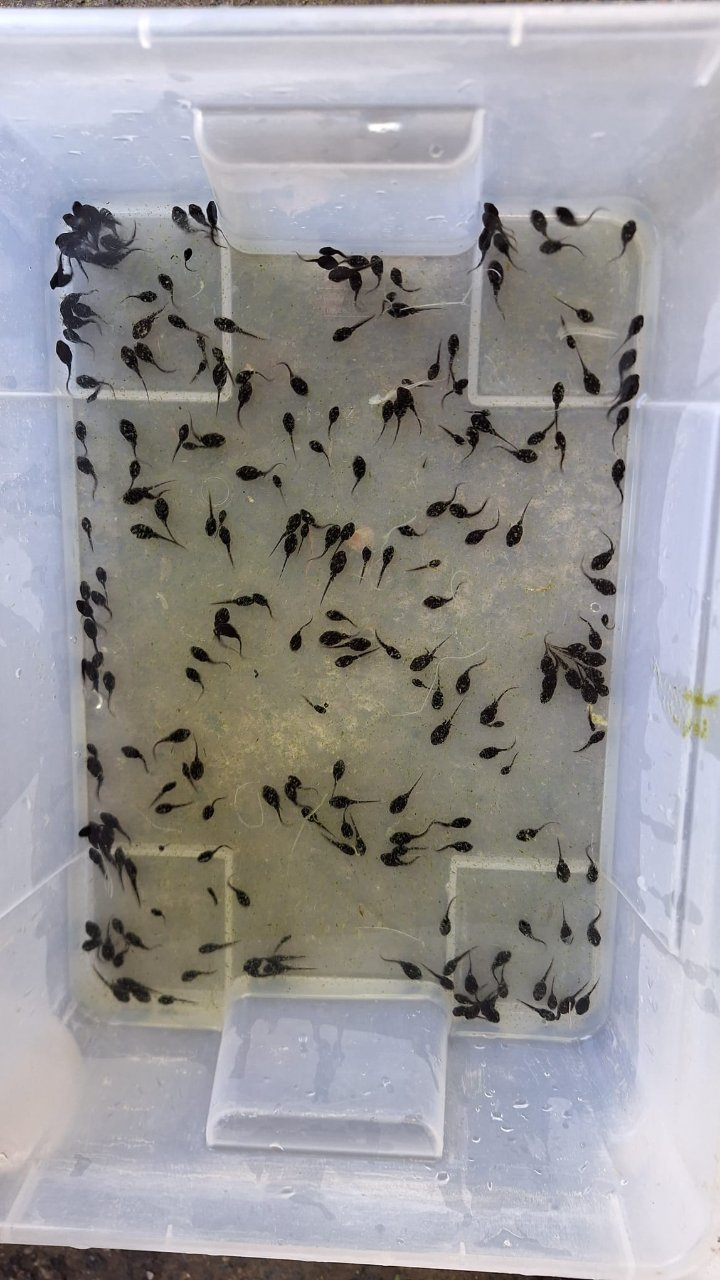
#> input picture test-files/1777900796699-tqvvwy8m.jpg, 720 x 1280 px
$ python -i benchmark.py   (imports and definitions only)
#> lines starting #> are read from the running program, lines starting #| are printed output that depends on the picture; after the words box and inside, x2 and y2 are one past the last pixel; in counts of white or black regions, pixels touching at a corner belong together
"""
Benchmark script: runs the dikkopjes-teller algorithm (ported from index.html JS)
against all test images and compares to ground-truth user counts from feedback_rows.csv.

Usage: python benchmark.py
"""
import csv
import os
import sys
import argparse
import numpy as np
import cv2

# --- Algorithm constants (mirrors index.html) ---
DARK_THRESHOLD = 75
BIN_BRIGHT_THRESHOLD = 95
DENSITY_BLUR = 201
DENSITY_THRESHOLD = 6
MIN_BLOB_AREA = 80
MIN_SINGLE_AREA = 150.0
CLUMP_RATIO_THRESHOLD = 1.6
LARGE_CLUMP_RATIO = 6.0
LARGE_CLUMP_OVERLAP = 1.4
DEFAULT_SA_FACTOR = 0.80


def find_bin_mask(blurred, params=None):
    p = params or {}
    dark_thr = p.get('dark_threshold', DARK_THRESHOLD)
    bright_thr = p.get('bin_bright_threshold', BIN_BRIGHT_THRESHOLD)
    density_blur = p.get('density_blur', DENSITY_BLUR)
    density_thr = p.get('density_threshold', DENSITY_THRESHOLD)

    _, dark = cv2.threshold(blurred, dark_thr, 255, cv2.THRESH_BINARY_INV)
    density = cv2.GaussianBlur(dark, (density_blur, density_blur), 0)
    _, dense = cv2.threshold(density, density_thr, 255, cv2.THRESH_BINARY)

    num, labels, stats, _ = cv2.connectedComponentsWithStats(dense, connectivity=8)
    if num <= 1:
        return np.full(blurred.shape, 255, dtype=np.uint8)
    # Take all dense components >= 20% of the largest. This is critical for bins
    # where tadpoles cluster in disconnected areas (e.g. left vs right side):
    # taking only the largest component would crop out half the bin.
    areas = stats[1:, cv2.CC_STAT_AREA]
    largest_area = int(areas.max())
    keep_threshold = max(1, int(largest_area * 0.20))
    keep_labels = [i + 1 for i, a in enumerate(areas) if a >= keep_threshold]
    region = np.isin(labels, keep_labels).astype(np.uint8) * 255

    contours, _ = cv2.findContours(region, cv2.RETR_EXTERNAL, cv2.CHAIN_APPROX_SIMPLE)
    if len(contours) == 0:
        return np.full(blurred.shape, 255, dtype=np.uint8)

    pts = np.vstack(contours)
    hull = cv2.convexHull(pts)
    mask = np.zeros(blurred.shape, dtype=np.uint8)
    cv2.drawContours(mask, [hull], -1, 255, -1)
    mask = cv2.dilate(mask, np.ones((20, 20), np.uint8))

    _, bright = cv2.threshold(blurred, bright_thr, 255, cv2.THRESH_BINARY)
    k25 = np.ones((25, 25), np.uint8)
    for _ in range(3):
        bright = cv2.morphologyEx(bright, cv2.MORPH_CLOSE, k25)
    mask = cv2.bitwise_and(mask, bright)
    mask = cv2.morphologyEx(mask, cv2.MORPH_CLOSE, np.ones((30, 30), np.uint8))
    return mask


def detect_blobs(img_bgr, params=None):
    p = params or {}
    dark_thr = p.get('dark_threshold', DARK_THRESHOLD)
    min_blob_area = p.get('min_blob_area', MIN_BLOB_AREA)

    gray = cv2.cvtColor(img_bgr, cv2.COLOR_BGR2GRAY)
    blurred = cv2.GaussianBlur(gray, (5, 5), 0)
    bin_mask = find_bin_mask(blurred, params)

    _, dark = cv2.threshold(blurred, dark_thr, 255, cv2.THRESH_BINARY_INV)
    dark = cv2.bitwise_and(dark, bin_mask)
    dark = cv2.morphologyEx(dark, cv2.MORPH_CLOSE, np.ones((3, 3), np.uint8))

    num, labels, stats, centroids = cv2.connectedComponentsWithStats(dark, connectivity=8)
    blobs = []
    for i in range(1, num):
        area = int(stats[i, cv2.CC_STAT_AREA])
        if area < min_blob_area:
            continue
        cx = int(round(centroids[i, 0]))
        cy = int(round(centroids[i, 1]))
        blobs.append({'area': area, 'cx': cx, 'cy': cy})
    return blobs, bin_mask


def estimate_single_area(areas, sa_factor, params=None):
    """
    Robust single-blob area estimator: log-space histogram peak.

    Linear-bin histogram peak (used previously) was very sensitive to small noise
    blobs — when many tiny edge artifacts exist, the peak gets pulled to the floor
    bucket, drastically underestimating the typical tadpole area and inflating clump
    counts. Log-space binning gives equal weight to small and large area regimes
    and is robust to that failure mode.
    """
    p = params or {}
    min_single = p.get('min_single_area', MIN_SINGLE_AREA)
    if not areas:
        return min_single * sa_factor
    if len(areas) < 3:
        return max(min_single, statistics_median(areas)) * sa_factor

    log_areas = np.log(np.asarray(areas, dtype=np.float64))
    hist, edges = np.histogram(log_areas, bins=30)
    peak = int(np.argmax(hist))
    log_peak = (edges[peak] + edges[peak + 1]) / 2.0
    peak_area = float(np.exp(log_peak))
    return max(min_single, peak_area) * sa_factor


# [8 lines left out: function statistics_median, not called in this run]


def blobs_to_count(blobs, sa_factor, params=None):
    p = params or {}
    clump_ratio = p.get('clump_ratio_threshold', CLUMP_RATIO_THRESHOLD)
    large_clump_ratio = p.get('large_clump_ratio', LARGE_CLUMP_RATIO)
    large_clump_overlap = p.get('large_clump_overlap', LARGE_CLUMP_OVERLAP)

    if not blobs:
        return 0, [], None
    single_area = estimate_single_area([b['area'] for b in blobs], sa_factor, params)
    detections = []
    total = 0
    for b in blobs:
        ratio = b['area'] / single_area
        if ratio < clump_ratio:
            count = 1
        elif ratio < large_clump_ratio:
            count = round(ratio)
        else:
            count = round(b['area'] / (single_area * large_clump_overlap))
        detections.append({'cx': b['cx'], 'cy': b['cy'], 'count': count, 'area': b['area']})
        total += count
    return total, detections, single_area


def count_tadpoles(img_bgr, sa_factor=DEFAULT_SA_FACTOR, params=None):
    blobs, _ = detect_blobs(img_bgr, params)
    total, detections, single_area = blobs_to_count(blobs, sa_factor, params)
    return total, detections, single_area, blobs


# [90 lines left out: functions best_sa_factor_for, main, not called in this run]


# [2 lines not run here, left out]

>>> import cv2
>>> picture = cv2.imread('test-files/1777900796699-tqvvwy8m.jpg')
#> picture is the input picture: shape (1280, 720, 3); mean B, G, R 153.1, 151.6, 153.1
>>> result = count_tadpoles(picture)
#> in find_bin_mask, `_, dark = cv2.threshold(blurred, dark_thr, 255, cv2.THRESH_BINARY_INV)`:
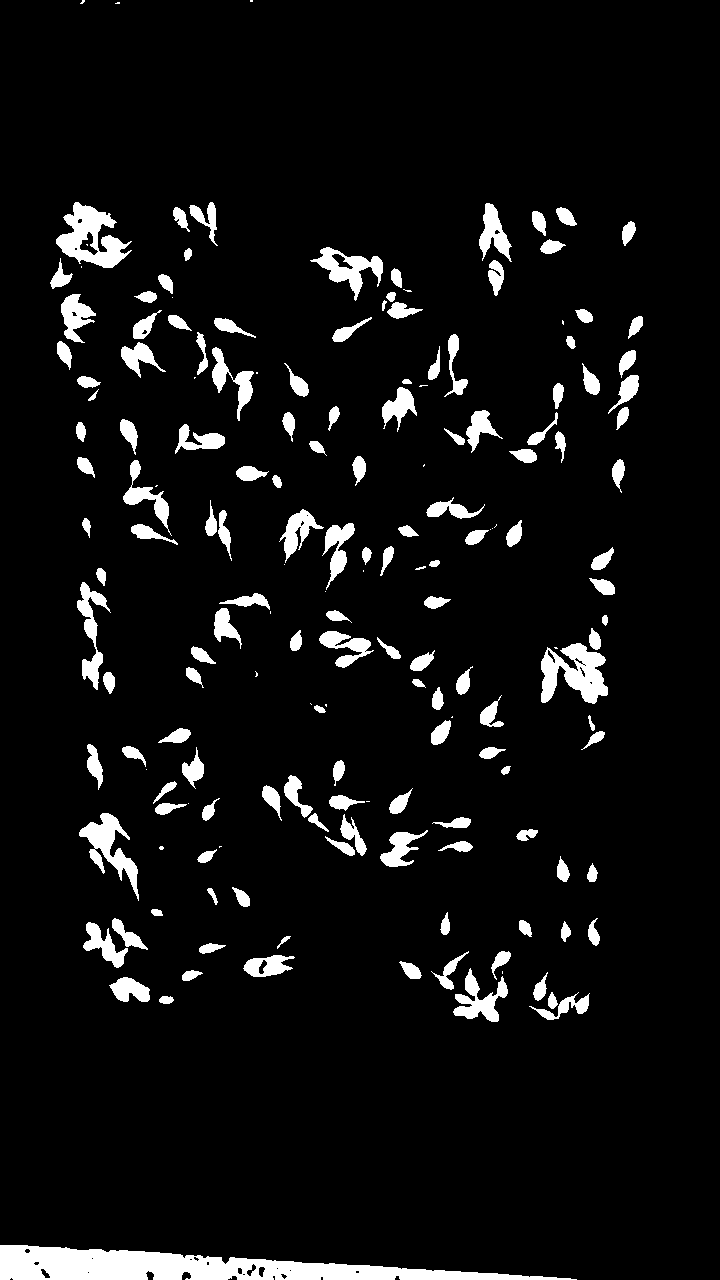
#> dark: shape (1280, 720); 6.6% white; 178 white regions (31 under 20 px), largest, box (x1, y1, x2, y2) and area: (0, 1245, 577, 1280) 10472, (56, 202, 132, 268) 2465, (541, 643, 608, 704) 2430
#> in find_bin_mask, `num, labels, stats, _ = cv2.connectedComponentsWithStats(dense, connec..`:
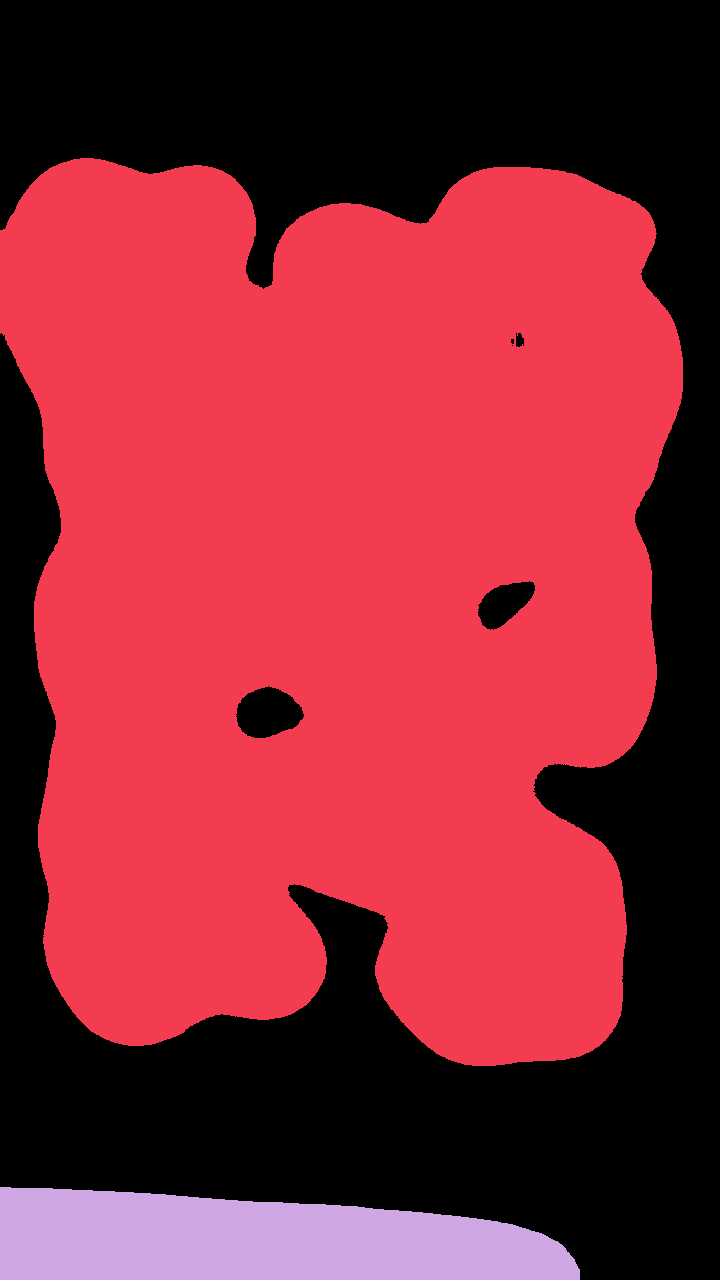
#> labels: shape (1280, 720) int32; 3 distinct labels, from 0 to 2; one colour per label, 0 black
#> in find_bin_mask, `num, labels, stats, _ = cv2.connectedComponentsWithStats(dense, connec..`: num = 3; stats = [[0, 0, 720, 1280, 381433], [0, 158, 683, 908, 497243], [0, 1187, 580, 93, 42924]]
#> in find_bin_mask, `areas = stats[1:, cv2.CC_STAT_AREA]`: areas = [497243, 42924]
#> in find_bin_mask, `largest_area = int(areas.max())`: largest_area = 497243
#> in find_bin_mask, `keep_threshold = max(1, int(largest_area * 0.20))`: keep_threshold = 99448
#> in find_bin_mask, `keep_labels = [i + 1 for i, a in enumerate(areas) if a >= keep_thresho..`: keep_labels = [1]
#> in find_bin_mask, `region = np.isin(labels, keep_labels).astype(np.uint8) * 255`:
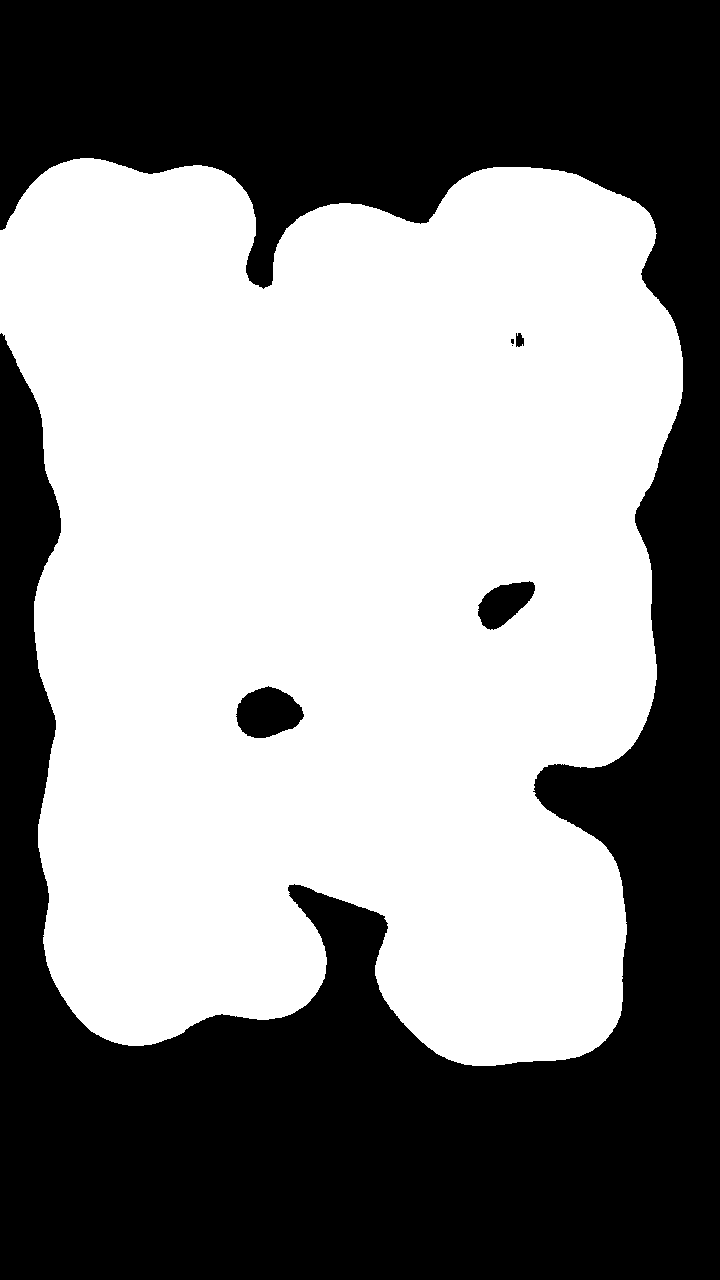
#> region: shape (1280, 720); 54% white; 6 black regions (2 under 20 px)
#> in find_bin_mask, `contours, _ = cv2.findContours(region, cv2.RETR_EXTERNAL, cv2.CHAIN_AP..`: contours = 1 contour; box (x1, y1, x2, y2) and area: (0, 158, 683, 1066) 499942
#> in find_bin_mask, `pts = np.vstack(contours)`: pts = contour of 1526 points, box (x1, y1, x2, y2) (0, 158, 683, 1066), area 499942
#> in find_bin_mask, `hull = cv2.convexHull(pts)`: hull = contour of 63 points, box (x1, y1, x2, y2) (0, 158, 683, 1066), area 559108
#> in detect_blobs, `num, labels, stats, centroids = cv2.connectedComponentsWithStats(dark,..`:
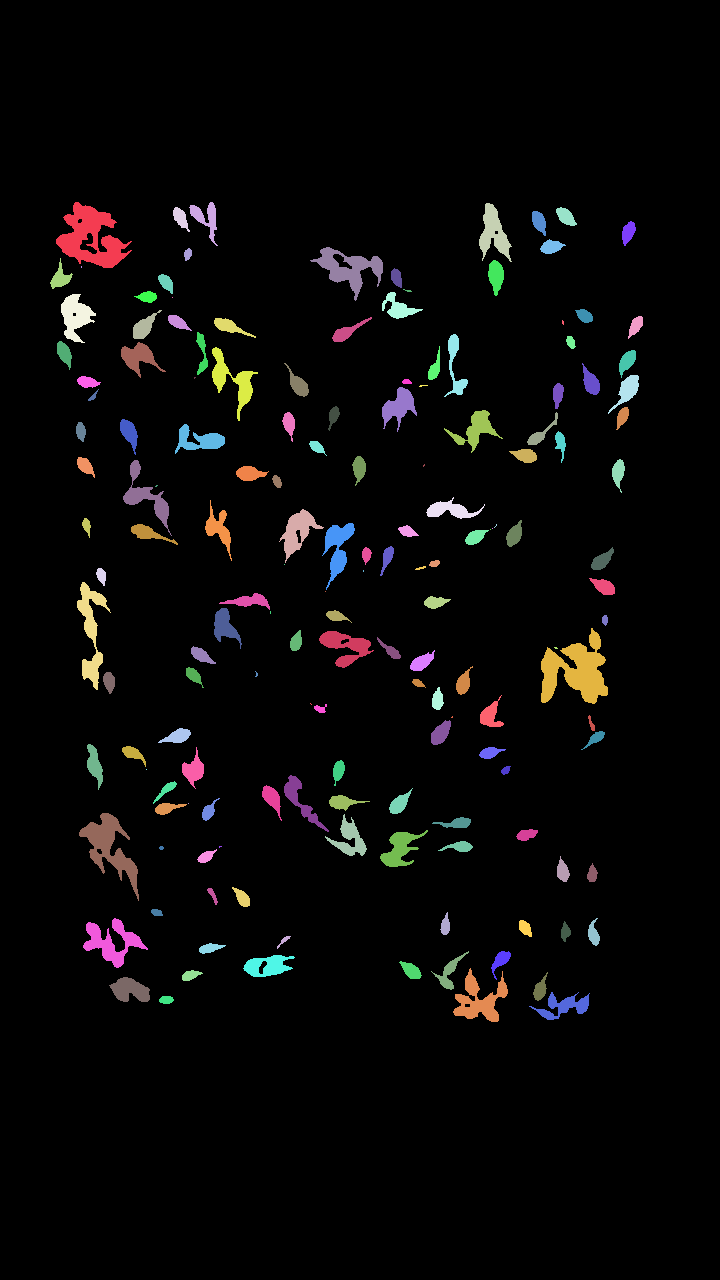
#> labels: shape (1280, 720) int32; 161 distinct labels, from 0 to 160; one colour per label, 0 black
#> in detect_blobs, `num, labels, stats, centroids = cv2.connectedComponentsWithStats(dark,..`: num = 161; stats = 161 rows, first 6: [0, 0, 720, 1280, 870831], [56, 202, 76, 66, 2495], [189, 202, 29, 44, 458], [479, 203, 33, 59, 947], [173, 207, 17, 25, 218], [556, 207, 21, 19, 242]; centroids = 161 pairs, first value 59.91 to 635.3, second value 216.2 to 1005.9
#> the loop in detect_blobs, `for i in range(1, num):` made 160 passes
#> (area, cx, cy) on passes 1 to 3: (2495, 91, 237), (458, 206, 218), (947, 493, 232)
#> after the loop in detect_blobs, `for i in range(1, num):`: blobs = 124 items
#> in estimate_single_area, `log_areas = np.log(np.asarray(areas, dtype=np.float64))`: log_areas = 124 values, max 7.9 at index 72, min 4.49 at index 24, mean 5.7
#> in estimate_single_area, `hist, edges = np.histogram(log_areas, bins=30)`: hist = 30 values, max 14 at index 6, min 0 at index 22, mean 4.13; edges = 31 values from 4.49 to 7.9
#> in estimate_single_area, `peak = int(np.argmax(hist))`: peak = 6
#> in estimate_single_area, `log_peak = (edges[peak] + edges[peak + 1]) / 2.0`: log_peak = 5.23
#> in estimate_single_area, `peak_area = float(np.exp(log_peak))`: peak_area = 186.5
#> in blobs_to_count, `single_area = estimate_single_area([b['area'] for b in blobs], sa_fact..`: single_area = 149.2
#> the loop in blobs_to_count, `for b in blobs:` made 124 passes
#> (b, ratio, count, total) on passes 1 to 8: ({'area': 2495, 'cx': 91, 'cy': 237}, 16.72, 12, 12), ({'area': 458, 'cx': 206, 'cy': 218}, 3.07, 3, 15), ({'area': 947, 'cx': 493, 'cy': 232}, 6.35, 5, 20), ({'area': 218, 'cx': 180, 'cy': 218}, 1.46, 1, 21), ({'area': 242, 'cx': 565, 'cy': 216}, 1.62, 2, 23), ({'area': 238, 'cx': 539, 'cy': 221}, 1.59, 1, 24), ({'area': 223, 'cx': 628, 'cy': 232}, 1.49, 1, 25), ({'area': 238, 'cx': 551, 'cy': 246}, 1.59, 1, 26)
#> after the loop in blobs_to_count, `for b in blobs:`: detections = 124 items; total = 288
#> in count_tadpoles, `total, detections, single_area = blobs_to_count(blobs, sa_factor, para..`: detections = 124 items; single_area = 149.2
